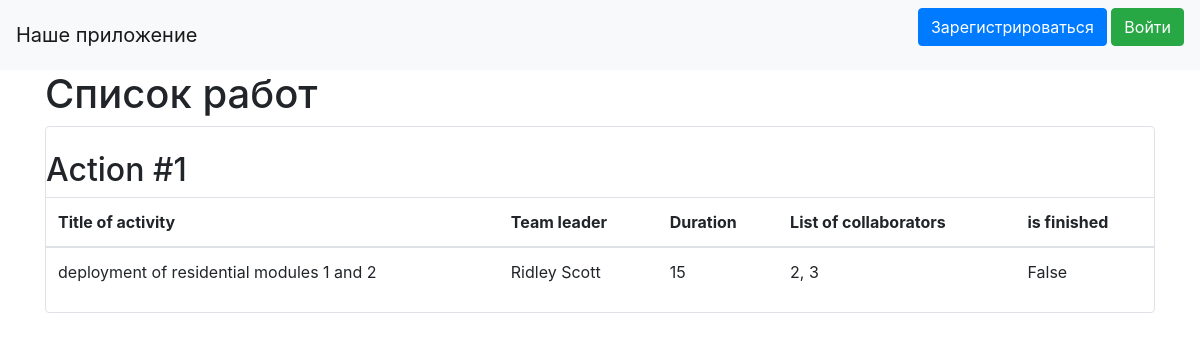
The app's page /, older data.
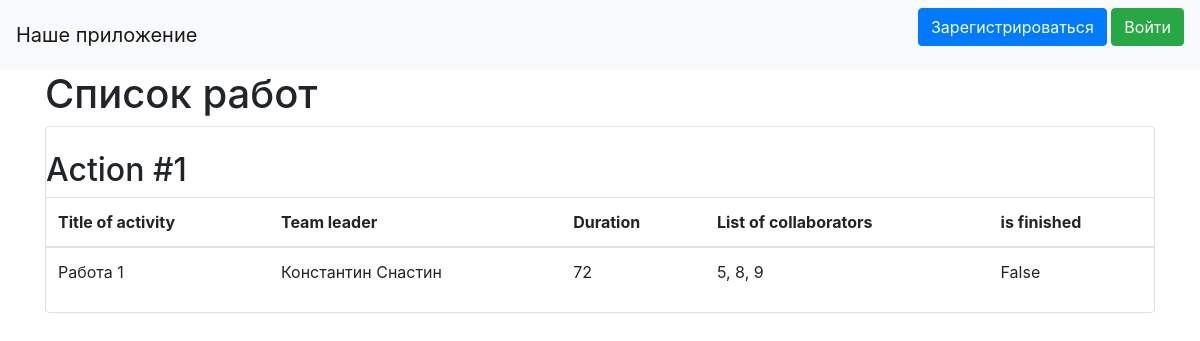
The same page, newer data.
### data/jobs.py (models this page shows)
class Job(SqlAlchemyBase):
    __tablename__ = 'jobs'
    id = sqlalchemy.Column(sqlalchemy.Integer,
                           primary_key=True, autoincrement=True)
    job = sqlalchemy.Column(sqlalchemy.String, nullable=True)
    work_size = sqlalchemy.Column(sqlalchemy.Integer, nullable=True)
    collaborators = sqlalchemy.Column(sqlalchemy.String, nullable=True)
    start_date = sqlalchemy.Column(sqlalchemy.DateTime,
                                   default=datetime.datetime.now)
    end_date = sqlalchemy.Column(sqlalchemy.DateTime,
                                 default=datetime.datetime.now)
    is_finished = sqlalchemy.Column(sqlalchemy.Boolean, default=False)
    team_leader = sqlalchemy.Column(sqlalchemy.Integer,
                                       sqlalchemy.ForeignKey("users.id"))
    user = orm.relationship('User')

### data/users.py (models this page shows, shortened)
class User(SqlAlchemyBase, UserMixin):
    __tablename__ = 'users'
    id = sqlalchemy.Column(sqlalchemy.Integer,
                           primary_key=True, autoincrement=True)
    surname = sqlalchemy.Column(sqlalchemy.String, nullable=True)
    name = sqlalchemy.Column(sqlalchemy.String, nullable=True)
    age = sqlalchemy.Column(sqlalchemy.Integer, nullable=True)
    position = sqlalchemy.Column(sqlalchemy.String, nullable=True)
    speciality = sqlalchemy.Column(sqlalchemy.String, nullable=True)
    address = sqlalchemy.Column(sqlalchemy.String, nullable=True)
    email = sqlalchemy.Column(sqlalchemy.String,
                              index=True, unique=True, nullable=True)
    hashed_password = sqlalchemy.Column(sqlalchemy.String, nullable=True)
    modified_date = sqlalchemy.Column(sqlalchemy.DateTime,
                                      default=datetime.datetime.now)
    jobs = orm.relationship("Job", back_populates='user')

### main.py (the view)
@app.route("/")
def index():
    db_sess = db_session.create_session()
    jobs = db_sess.query(Job).all()
    return render_template("index.html", jobs=jobs)

### data/db_session.py (called while the page is built)
def create_session() -> Session:
    global __factory
    return __factory()

### templates/index.html (shortened to what this page needs)
{% extends "base.html" %} {% block content %}
<h1>Список работ</h1>
 {% for item in jobs %}
<div class="col-md6 border rounded">
  <br />
  <h2>Action #{{ item.id }}</h2>
  <table class="table">
    <thead>
      <tr>
        <th scope="col">Title of activity</th>
        <th scope="col">Team leader</th>
        <th scope="col">Duration</th>
        <th scope="col">List of collaborators</th>
        <th scope="col">is finished</th>
      </tr>
    </thead>
    <tbody>
      <tr>
        <td>{{ item.job }}</td>
        <td>{{ item.user.name }} {{item.user.surname}}</td>
        <td>{{ item.work_size }}</td>
        <td>{{ item.collaborators }}</td>
        <td>{{ item.is_finished }}</td>
      </tr>
    </tbody>
  </table>
</div>
{% endfor %} {% endblock %}

Row changes from the older to the newer data that the page shows:
changed Job "False": job "deployment of residential modules 1 and 2" → "Работа 1"; user.name "Ridley" → "Константин"; user.surname "Scott" → "Снастин"; work_size "15" → "72"; collaborators "2, 3" → "5, 8, 9"
